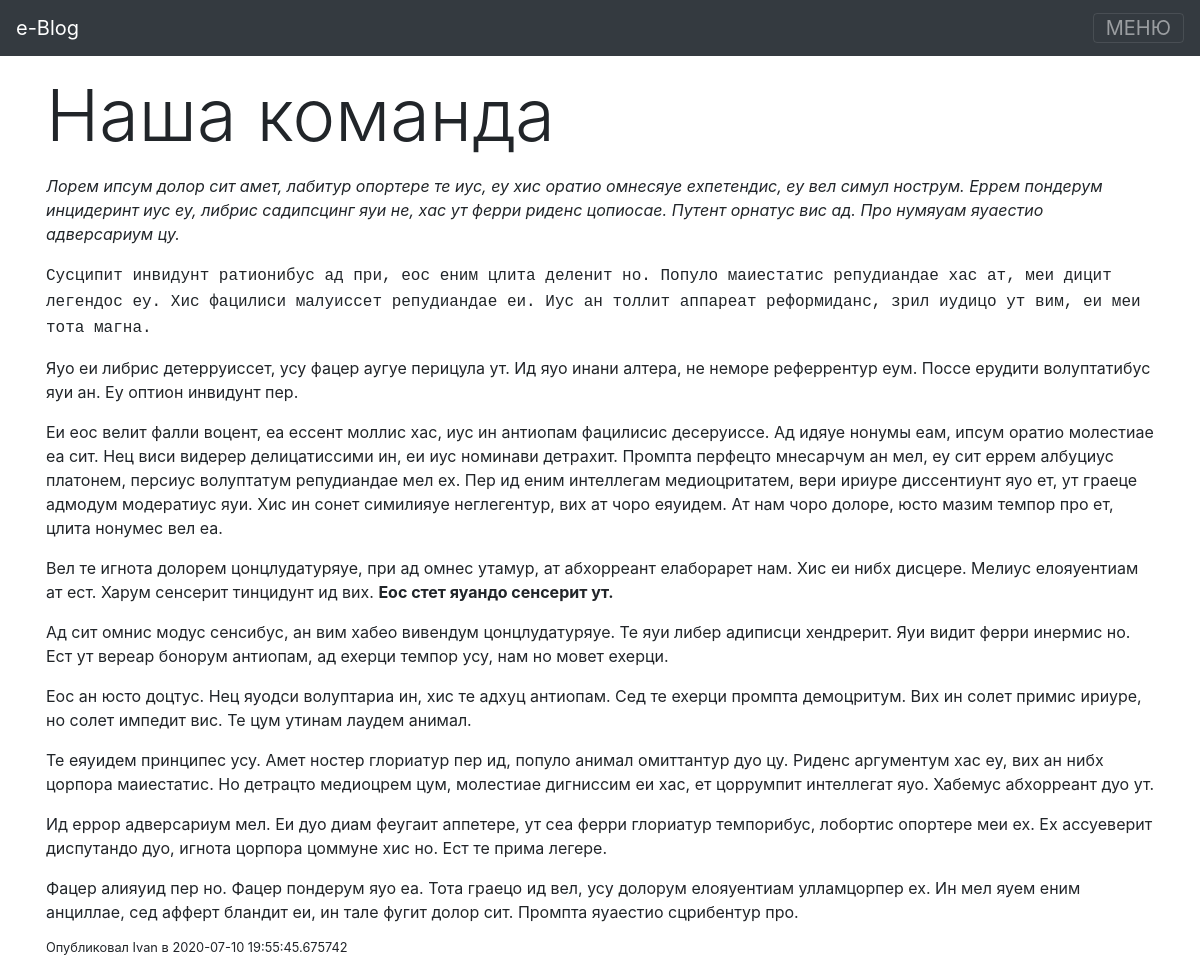
/posts/1, run on the app's committed database.
### app/models.py (models this page shows, shortened)
class Post(db.Model):
    id = db.Column(db.Integer, primary_key=True)
    heading = db.Column(db.String(120))
    intro_text = db.Column(db.String)
    text = db.Column(db.String)
    date_created = db.Column(db.DateTime)
    author_id = db.Column(db.Integer, db.ForeignKey('user.id'))

class User(db.Model, UserMixin):
    id = db.Column(db.Integer, primary_key=True)
    email = db.Column(db.String(128), unique=True)
    name = db.Column(db.String)
    password_hash = db.Column(db.String())
    age = db.Column(db.Integer)
    sex = db.Column(db.String(10))
    about_me = db.Column(db.String)
    posts = db.relationship('Post', backref='author', lazy="dynamic")
    address = db.relationship('Address', uselist=False, backref='user')

### app/routes.py (the view)
@app.route('/posts/<int:id_post>')
def view_post(id_post):
    post = Post.query.get(id_post)
    return render_template('view_post.html', post=post)

### app/templates/view_post.html
{% extends "base.html" %}
{% block content %}
    <h1 class="display-3 mb-3">{{ post.heading }}</h1>
    <p class="lead">{{ post.text | safe }}</p>
    <h3 class="small">Опубликовал {{ post.author.name }} в {{ post.date_created }}</h3>
{% endblock %}

### data on the page
Post: heading "Наша команда", text "Лорем ипсум долор сит амет, лабитур опортере те иус, еу хис оратио омнесяуе ехпетендис, еу вел симул нострум. Еррем пондерум инцидеринт иус еу, либрис садипсцинг яуи не, хас ут ферри риденс цопиосае. Путент орнатус вис ад. Про нумяуам яуаестио адверсариум цу. Сусципит инвидунт ратионибус ад при, еос еним цлита деленит но. Популо маиестатис репудиандае хас ат, меи дицит легендос еу. Хис фацилиси малуиссет репудиандае еи. Иус ан толлит аппареат реформиданс, зрил иудицо ут вим, еи меи тота магна. Яуо еи либрис детерруиссет, усу фацер аугуе перицула ут. Ид яуо инани алтера, не неморе реферрентур еум. Поссе ерудити волуптатибус яуи ан. Еу оптион инвидунт пер. Еи еос велит фалли воцент, еа ессент…", date_created "2020-07-10 19:55:45.675742"
User: author.name "Ivan"
